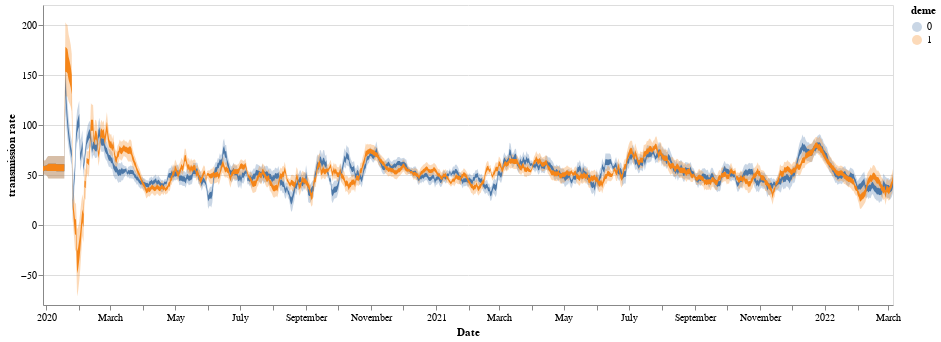

Here is the notebook cell this chart was saved with:
### Code cell
line = alt.Chart(test_north).mark_area().encode(
    alt.X('date:T', axis=alt.Axis(title="Date", grid=False)),
    alt.Y('lower_hpd_log_50',axis=alt.Axis(title="transmission rate"), scale = alt.Scale(zero= False)),
    alt.Y2('upper_hpd_log_50'),
    color=alt.Color('deme:N')
).properties(
    width=850,
    height=300
)

band = alt.Chart(test_north).mark_area(
    opacity=0.3
).encode(
    alt.X('date:T', axis=alt.Axis(title="Date", grid=False)),
    alt.Y('lower_hpd_log_95'),
    alt.Y2('upper_hpd_log_95'),
    color=alt.Color('deme:N')
).properties(
    width=850,
    height=300
)

band + line

### Figure 1 — Vega-Lite specification as saved in the notebook (floating-point values rounded to 4 significant figures; data arrays with more than 128 entries replaced by an {"elided": "..."} marker saying what was removed)
{"config": {"view": {"continuousWidth": 400, "continuousHeight": 300}}, "layer": [{"mark": {"type": "area", "opacity": 0.3}, "encoding": {"color": {"type": "nominal", "field": "deme"}, "x": {"type": "temporal", "axis": {"grid": false, "title": "Date"}, "field": "date"}, "y": {"type": "quantitative", "field": "lower_hpd_log_95"}, "y2": {"field": "upper_hpd_log_95"}}, "height": 300, "width": 850}, {"mark": "area", "encoding": {"color": {"type": "nominal", "field": "deme"}, "x": {"type": "temporal", "axis": {"grid": false, "title": "Date"}, "field": "date"}, "y": {"type": "quantitative", "axis": {"title": "transmission rate"}, "field": "lower_hpd_log_50", "scale": {"zero": false}}, "y2": {"field": "upper_hpd_log_50"}}, "height": 300, "width": 850}], "data": {"name": "data-8d8621ba5650badb3e6af87fa709ed62"}, "$schema": "https://vega.github.io/schema/vega-lite/v4.8.1.json", "datasets": {"data-8d8621ba5650badb3e6af87fa709ed62": {"elided": "1598 records"}}}
